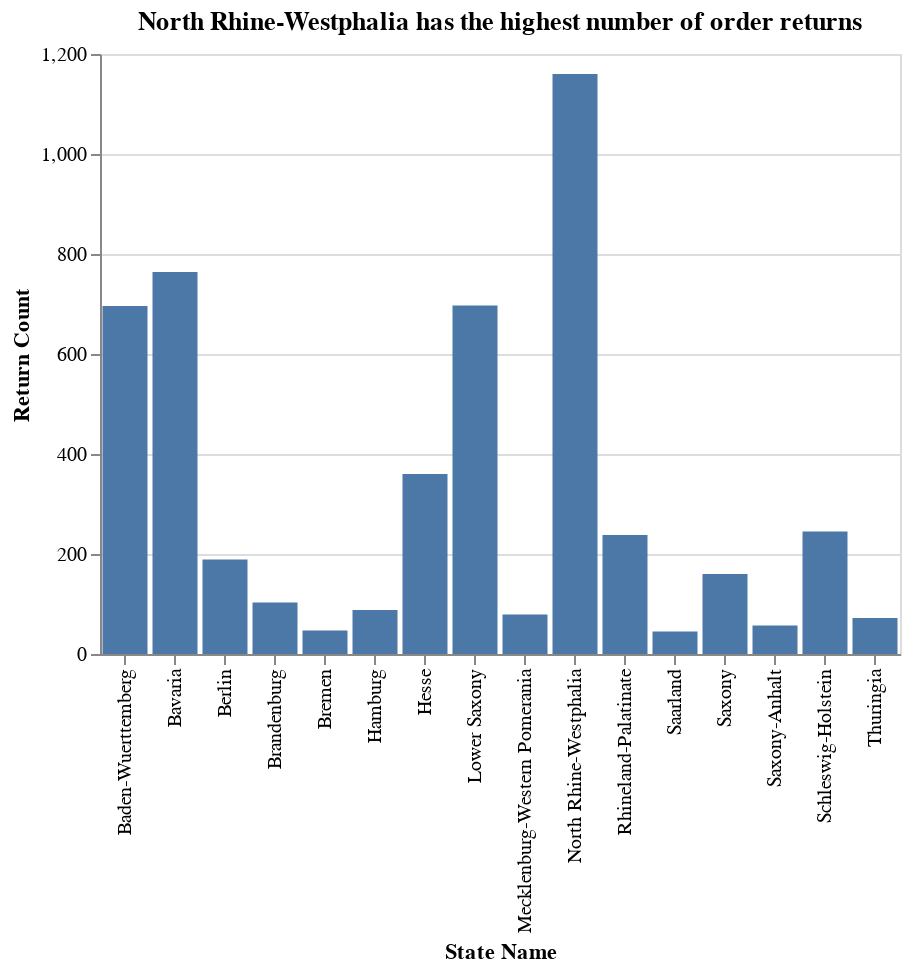

Source (notebook cell):
### Markdown cell above
####  4.3) Visualizing distribution of returns by state

### Code cell
state_chart = alt.Chart(training_df_1.sample(5000)).mark_bar().encode(
    alt.X('user_state:O', title='State Name'),
    y = alt.Y('count()', title='Return Count')
).properties(
    title='North Rhine-Westphalia has the highest number of order returns',
    width=400,
    height=300
)

state_chart

### Figure 1 — Vega-Lite specification as saved in the notebook (floating-point values rounded to 4 significant figures; data arrays with more than 128 entries replaced by an {"elided": "..."} marker saying what was removed)
{"config": {"view": {"continuousWidth": 400, "continuousHeight": 300}}, "data": {"name": "data-eb92df758992524ac13165035cfbb291"}, "mark": "bar", "encoding": {"x": {"field": "user_state", "title": "State Name", "type": "ordinal"}, "y": {"aggregate": "count", "title": "Return Count", "type": "quantitative"}}, "height": 300, "title": "North Rhine-Westphalia has the highest number of order returns", "width": 400, "$schema": "https://vega.github.io/schema/vega-lite/v4.17.0.json", "datasets": {"data-eb92df758992524ac13165035cfbb291": {"elided": "5000 records"}}}
